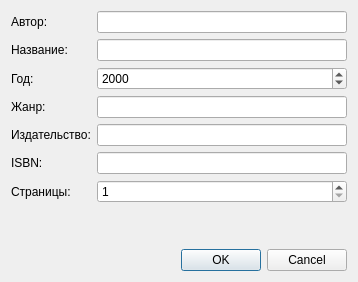
<?xml version="1.0" encoding="UTF-8"?>
<ui version="4.0">
 <class>EditBookDialog</class>
 <widget class="QDialog" name="EditBookDialog">
  <property name="geometry">
   <rect>
    <x>0</x>
    <y>0</y>
    <width>358</width>
    <height>282</height>
   </rect>
  </property>
  <property name="windowTitle">
   <string>Редактировать книгу</string>
  </property>
  <layout class="QVBoxLayout" name="verticalLayout">
   <item>
    <layout class="QFormLayout" name="formLayout">
     <item row="0" column="0">
      <widget class="QLabel" name="labelAuthor">
       <property name="text">
        <string>Автор:</string>
       </property>
      </widget>
     </item>
     <item row="0" column="1">
      <widget class="QLineEdit" name="lineEditAuthor"/>
     </item>
     <item row="1" column="0">
      <widget class="QLabel" name="labelTitle">
       <property name="text">
        <string>Название:</string>
       </property>
      </widget>
     </item>
     <item row="1" column="1">
      <widget class="QLineEdit" name="lineEditTitle"/>
     </item>
     <item row="2" column="0">
      <widget class="QLabel" name="labelYear">
       <property name="text">
        <string>Год:</string>
       </property>
      </widget>
     </item>
     <item row="2" column="1">
      <widget class="QSpinBox" name="spinBoxYear">
       <property name="minimum">
        <number>0</number>
       </property>
       <property name="maximum">
        <number>2100</number>
       </property>
       <property name="value">
        <number>2000</number>
       </property>
      </widget>
     </item>
     <item row="3" column="0">
      <widget class="QLabel" name="labelGenre">
       <property name="text">
        <string>Жанр:</string>
       </property>
      </widget>
     </item>
     <item row="3" column="1">
      <widget class="QLineEdit" name="lineEditGenre"/>
     </item>
     <item row="4" column="0">
      <widget class="QLabel" name="labelPublisher">
       <property name="text">
        <string>Издательство:</string>
       </property>
      </widget>
     </item>
     <item row="5" column="0">
      <widget class="QLabel" name="labelISBN">
       <property name="text">
        <string>ISBN:</string>
       </property>
      </widget>
     </item>
     <item row="6" column="0">
      <widget class="QLabel" name="labelPages">
       <property name="text">
        <string>Страницы:</string>
       </property>
      </widget>
     </item>
     <item row="4" column="1">
      <widget class="QLineEdit" name="lineEditPublisher"/>
     </item>
     <item row="5" column="1">
      <widget class="QLineEdit" name="lineEditISBN"/>
     </item>
     <item row="6" column="1">
      <widget class="QSpinBox" name="spinBoxPages">
       <property name="minimum">
        <number>1</number>
       </property>
       <property name="maximum">
        <number>10000</number>
       </property>
      </widget>
     </item>
    </layout>
   </item>
   <item>
    <widget class="QDialogButtonBox" name="buttonBox">
     <property name="standardButtons">
      <set>QDialogButtonBox::StandardButton::Cancel|QDialogButtonBox::StandardButton::Ok</set>
     </property>
    </widget>
   </item>
  </layout>
 </widget>
 <resources/>
 <connections/>
</ui>
